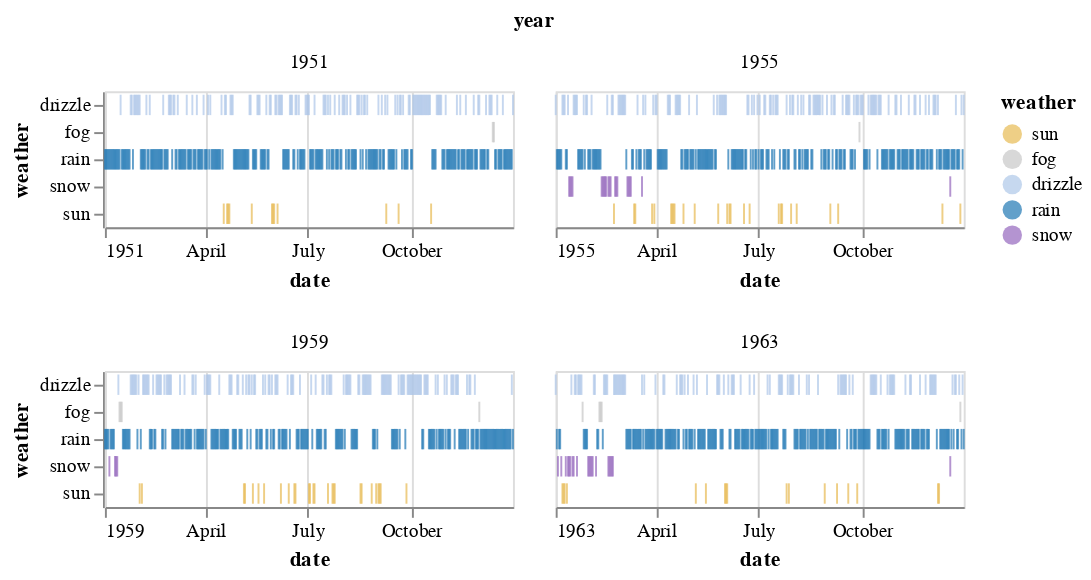

Notebook source saved alongside this figure:
### Code cell
scale = alt.Scale(domain=['sun', 'fog', 'drizzle', 'rain', 'snow'],
                  range=['#e7ba52', '#c7c7c7', '#aec7e8', '#1f77b4', '#9467bd'])
alt.Chart(df_periods).mark_tick().encode(
    x='date',
    y='weather:N',
    color=alt.Color('weather:N', scale=scale),
).properties(
    width=210,
    height=70,
).facet(
    facet='year:N',
    columns=2
).resolve_scale(x='independent')

### Figure 1 — Vega-Lite specification as saved in the notebook (floating-point values rounded to 4 significant figures; data arrays with more than 128 entries replaced by an {"elided": "..."} marker saying what was removed)
{"config": {"view": {"continuousWidth": 400, "continuousHeight": 300}}, "data": {"name": "data-d1b5b8e67e438e4a4139a9f596e98d63"}, "facet": {"type": "nominal", "field": "year"}, "spec": {"mark": "tick", "encoding": {"color": {"type": "nominal", "field": "weather", "scale": {"domain": ["sun", "fog", "drizzle", "rain", "snow"], "range": ["#e7ba52", "#c7c7c7", "#aec7e8", "#1f77b4", "#9467bd"]}}, "x": {"type": "temporal", "field": "date"}, "y": {"type": "nominal", "field": "weather"}}, "height": 70, "width": 210}, "columns": 2, "resolve": {"scale": {"x": "independent"}}, "$schema": "https://vega.github.io/schema/vega-lite/v4.8.1.json", "datasets": {"data-d1b5b8e67e438e4a4139a9f596e98d63": {"elided": "1459 records"}}}
